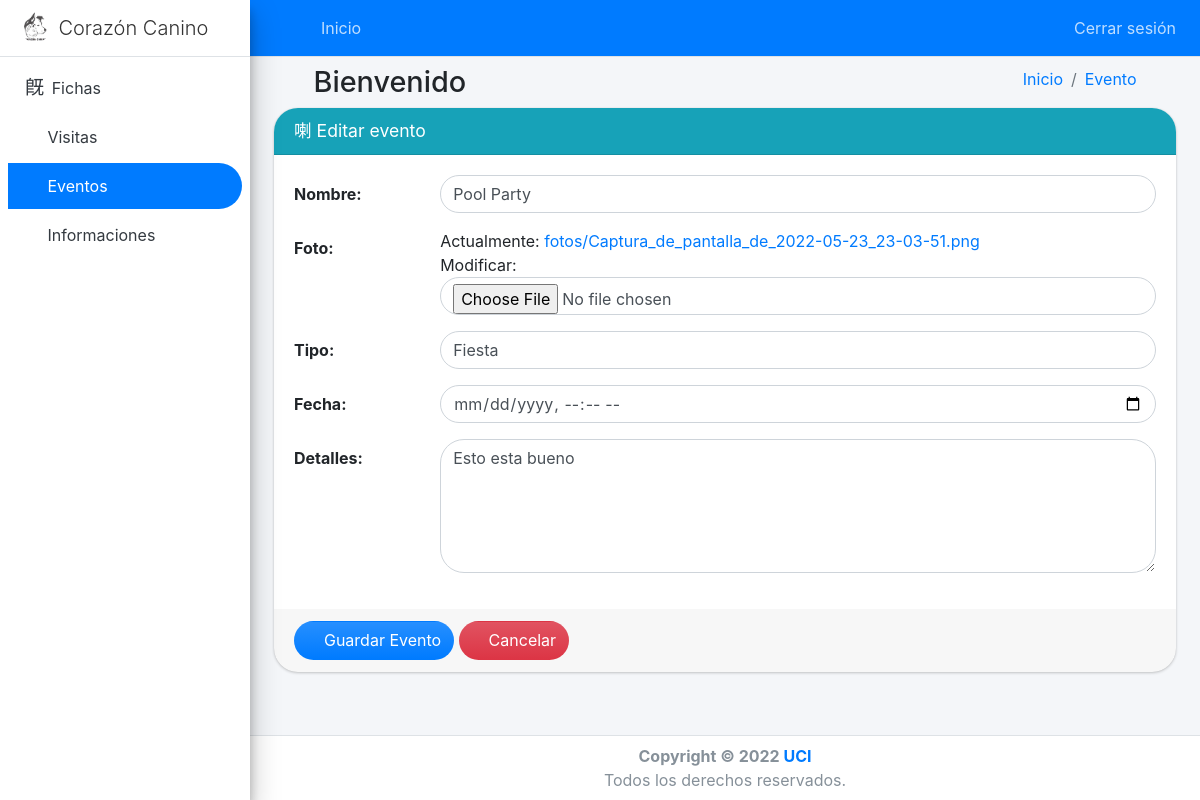
Page /evento/update/1/ (signed in) on the committed database.
### core/models.py (models this page shows, shortened)
class Evento(models.Model):
    nombre = models.CharField(max_length=255, verbose_name="Nombre")
    foto = models.ImageField(upload_to='fotos/', verbose_name="Foto")
    tipo = models.CharField(max_length=255, verbose_name="Tipo")
    fecha = models.DateTimeField(default=datetime.now, verbose_name="Fecha")
    detalles = models.CharField(max_length=500, verbose_name="Detalles")
    def mostrar_foto(self):
        return mark_safe('<img src="' + self.foto.url + '"  width="80" height="80" class="circular agrandar '
                                                        'cursor-zoom-in">')
    mostrar_foto.short_description = 'Vista previa'
    mostrar_foto.allow_tags = True

### core/views.py (the view)
# urls.py: path('evento/update/<int:pk>/', EventoUpdateView.as_view(), name='evento-update'),
class EventoUpdateView(LoginRequiredMixin, generic.UpdateView):
    model = Evento
    template_name = 'form.html'
    form_class = EventoForm
    success_url = reverse_lazy('evento-list')
    def get_context_data(self, **kwargs):
        context = super().get_context_data(**kwargs)
        context['create_url'] = reverse_lazy('evento-add')
        context['entity'] = 'Evento'
        context['list_url'] = self.success_url
        context['title'] = 'Editar evento'
        return context

### core/forms.py
class EventoForm(ModelForm):
    def __init__(self, *args, **kwargs):
        super().__init__(*args, **kwargs)
    class Meta:
        model = Evento
        fields = '__all__'
        widgets = {
            'detalles': forms.Textarea(
                attrs={
                    'placeholder': 'Detalles del evento',
                    'rows': 5,
                    'cols': 3,
                    'class': 'circular'
                }
            ),
            'fecha': forms.DateTimeInput(
                attrs={
                    'class': 'circular',
                    'type': 'datetime-local',
                }
            )
        }

### templates/form.html (shortened to what this page needs)
{% extends 'body.html' %}
{% load widget_tweaks %}
{% block content %}
    <form method="post" action="." enctype="multipart/form-data">
        <div class="card card-info circular">
            <div class="card-header circular-top">
                <h3 class="card-title">
                    {% if action == 'add' %}
                        <i class="mdi mdi-plus"></i>
                    {% else %}
                        <i class="mdi mdi-square-edit-outline"></i>
                    {% endif %}
                    {{ title }}
                </h3>
            </div>
            <div class="card-body">
                {% for field in form.visible_fields %}
                    <div class="form-group row">
                        <label for="asd" class="col-sm-2 col-form-label">{{ field.label }}:</label>
                        <div class="col-sm-10">
                            {{ field|add_class:'form-control circular'|attr:'autocomplete:off' }}
                        </div>
                    </div>
                {% endfor %}
            </div>
            <div class="card-footer circular-bottom">
                <button type="submit" class="btn bg-gradient-primary circular">
                    <i class="mdi mdi-content-save"></i> Guardar {{ entity }}
                </button>
                <a href="{{ list_url }}" class="btn bg-gradient-danger circular">
                    <i class="mdi mdi-cancel"></i> Cancelar
                </a>
            </div>
        </div>
    </form>
{% endblock %}

### static/css/mystyle.css (style rules this page uses)
.circular-top { border-top-left-radius: 1.5rem !important; border-top-right-radius: 1.5rem !important; }
.circular-bottom { border-bottom-right-radius: 1.5rem !important; border-bottom-left-radius: 1.5rem !important; }
.circular, input[type='search'], .dropdown-menu, .daterangepicker, span.select2-dropdown, li.select2-results__option, div.calendar-table table.table-condensed tbody tr td, div.bs-searchbox > *, div.jconfirm-box { border-radius: 1.5rem !important; }

### rows in the picture
Evento: visible_fields "Pool Party" "Fiesta" "Esto esta bueno"

### other values in the picture
{{ entity }} "Evento"
{{ title }} "Editar evento"
{{ field.label }} "Nombre" "Foto" "Tipo" "Fecha" "Detalles"
